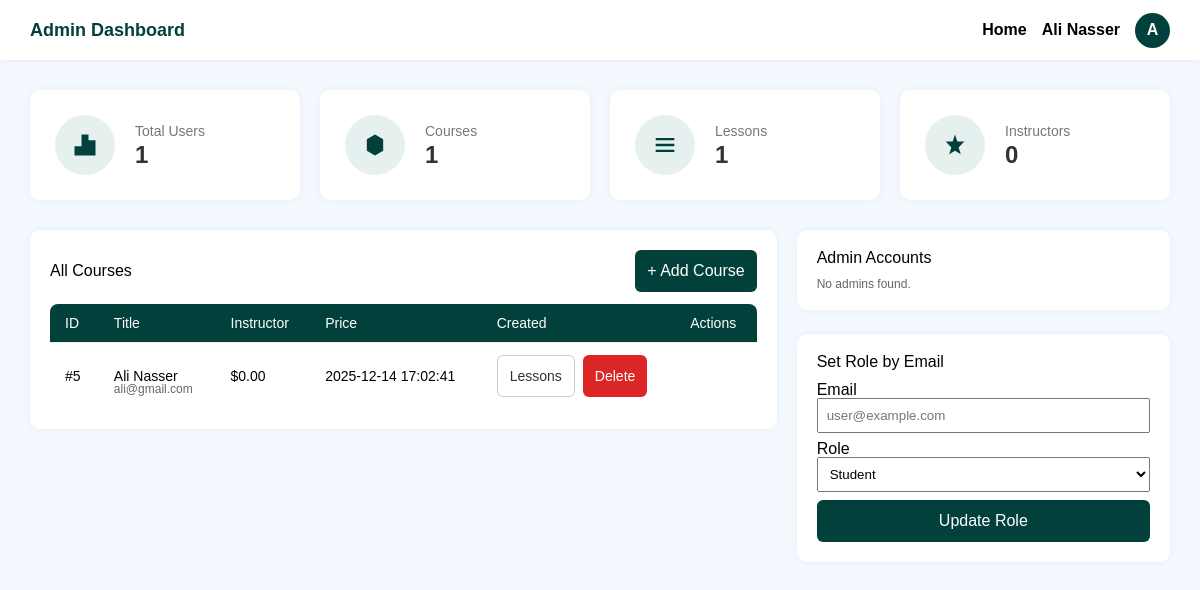
The app's page /admin/index.php (signed in) with its own data.
### tables this page shows
CREATE TABLE `courses` (
  `id` int(10) UNSIGNED NOT NULL,
  `instructor_id` int(10) UNSIGNED NOT NULL,
  `title` varchar(200) NOT NULL,
  `description` text NOT NULL,
  `thumbnail_url` varchar(500) DEFAULT NULL,
  `language` varchar(40) DEFAULT 'en',
  `level` enum('beginner','intermediate','advanced') DEFAULT 'beginner',
  `price` decimal(10,2) NOT NULL DEFAULT 0.00,
  `status` tinyint(1) NOT NULL DEFAULT 1,
  `created_at` timestamp NOT NULL DEFAULT current_timestamp(),
  `updated_at` timestamp NULL DEFAULT current_timestamp()
);

CREATE TABLE `users` (
  `id` int(10) UNSIGNED NOT NULL,
  `fname` varchar(50) NOT NULL,
  `lname` varchar(50) NOT NULL,
  `email` varchar(120) NOT NULL,
  `password` varchar(255) NOT NULL,
  `avatar` varchar(255) DEFAULT NULL,
  `role_id` tinyint(3) UNSIGNED NOT NULL,
  `joined_at` datetime NOT NULL DEFAULT current_timestamp()
);

### admin/index.php (the view, shortened to what this page needs)
<?php
require '../conn.php';
$stats = ['users' => 0, 'courses' => 0, 'lessons' => 0, 'instructors' => 0];
$q = $conn->query("SELECT COUNT(*) c FROM users");
$stats['users'] = (int) $q->fetch_assoc()['c'];
$q = $conn->query("SELECT COUNT(*) c FROM courses");
$stats['courses'] = (int) $q->fetch_assoc()['c'];
$q = $conn->query("SELECT COUNT(*) c FROM lessons");
$stats['lessons'] = (int) $q->fetch_assoc()['c'];
$q = $conn->query("SELECT COUNT(*) c FROM users WHERE role_id = 2");
$stats['instructors'] = (int) $q->fetch_assoc()['c'];
$courses = [];
$stmt = $conn->prepare(
    "SELECT c.id, c.title, c.price, c.created_at, u.fname, u.lname, u.email FROM courses c JOIN users u ON u.id = c.instructor_id ORDER BY c.created_at DESC"
);
$stmt->execute();
$res = $stmt->get_result();
while ($row = $res->fetch_assoc()) {
    array_push($courses, $row);
}
$admins = [];
?>
<!DOCTYPE html>
<html lang="en">
<head>
    <link rel="stylesheet" href="../assets/css/reset.css">
    <link rel="stylesheet" href="../assets/css/main.css">
    <link rel="stylesheet" href="../assets/css/admin.css">
</head>
<body>
    <div class="admin-wrapper">
        <main class="main-content">
            <div class="top-bar">
                <div class="page-name">
                    <h3>Admin Dashboard</h3>
                </div>
                <div class="user-profile">
                    <a href="../" class="nav-link">Home</a>
                    <span><?= htmlspecialchars($_SESSION['fullname'] ?? 'Admin') ?></span>
                    <div class="avatar">A</div>
                </div>
            </div>
            <div class="dashboard-content">
                <div class="stats-grid">
                    <div class="stat-card">
                        <div class="stat-icon"><svg class="stat-svg" viewBox="0 0 24 24">
                                <path fill="currentColor" d="M3 13h6v8H3zM9 3h6v18H9zM15 8h6v13h-6z" />
                            </svg></div>
                        <div class="stat-info">
                            <h3>Total Users</h3>
                            <div class="number"><?= (int) $stats['users'] ?></div>
                        </div>
                    </div>
                    <div class="stat-card">
                        <div class="stat-icon"><svg class="stat-svg" viewBox="0 0 24 24">
                                <path fill="currentColor" d="M12 3l7 4v10l-7 4l-7-4V7z" />
                            </svg></div>
                        <div class="stat-info">
                            <h3>Courses</h3>
                            <div class="number"><?= (int) $stats['courses'] ?></div>
                        </div>
                    </div>
                    <div class="stat-card">
                        <div class="stat-icon"><svg class="stat-svg" viewBox="0 0 24 24">
                                <path fill="currentColor" d="M4 6h16v2H4zm0 5h16v2H4zm0 5h16v2H4z" />
                            </svg></div>
                        <div class="stat-info">
                            <h3>Lessons</h3>
                            <div class="number"><?= (int) $stats['lessons'] ?></div>
                        </div>
                    </div>
                    <div class="stat-card">
                        <div class="stat-icon"><svg class="stat-svg" viewBox="0 0 24 24">
                                <path fill="currentColor" d="M12 17l-5 3l1.9-5.9L4 9h6l2-6l2 6h6l-4.9 5.1L17 20z" />
                            </svg></div>
                        <div class="stat-info">
                            <h3>Instructors</h3>
                            <div class="number"><?= (int) $stats['instructors'] ?></div>
                        </div>
                    </div>
                </div>
                <div class="flex">
                    <div class="w-66">
                        <div class="section">
                            <div style="display:flex;justify-content:space-between;align-items:center;margin-bottom:12px;">
                                <h3>All Courses</h3>
                                <button class="btn" style="background:#02413b;color:#fff;" id="show-add-course-btn">+ Add Course</button>
                            </div>
                            <div class="recent-orders">
                                <table>
                                    <thead>
                                        <tr>
                                            <th>ID</th>
                                            <th>Title</th>
                                            <th>Instructor</th>
                                            <th>Price</th>
                                            <th>Created</th>
                                            <th>Actions</th>
                                        </tr>
                                    </thead>
                                    <tbody id="courses-table-body">
                                        <?php foreach ($courses as $c): ?>
                                            <tr data-course-id="<?= (int) $c['id'] ?>">
                                                <td>#<?= (int) $c['id'] ?></td>
                                                <td><?= htmlspecialchars($c['fname'] . ' ' . $c['lname']) ?>
                                                    <div class="muted"><?= htmlspecialchars($c['email']) ?></div>
                                                </td>
                                                <td>$<?= number_format((float) $c['price'], 2) ?></td>
                                                <td><?= htmlspecialchars($c['created_at']) ?></td>
                                                <td class="table-actions">
                                                    <button class="btn btn-outline toggle-lessons">Lessons</button>
                                                    <button class="btn btn-danger delete-course">Delete</button>
                                                </td>
                                            </tr>
                                        <?php endforeach; ?>
                                    </tbody>
                                </table>
                            </div>
                        </div>
                    </div>
                    <div class="w-33">
                        <div class="section">
                            <h3 style="margin-bottom:12px;">Admin Accounts</h3>
                            <div id="admins-list">
                                <?php if (!$admins): ?>
                                    <div class="muted">No admins found.</div>
                                <?php endif; ?>
                            </div>
                        </div>
                        <div class="section">
                            <h3 style="margin-bottom:12px;">Set Role by Email</h3>
                            <form class="role-form" id="role-form" method="post" action="index.php">
                                <label>Email</label>
                                <input type="email" name="email" placeholder="user@example.com" required />
                                <label>Role</label>
                                <select name="role_id" required>
                                    <option value="1">Student</option>
                                </select>
                                <button type="submit" class="btn" style="background:#02413b;color:#fff;width:100%;">Update Role</button>
                            </form>
                        </div>
                    </div>
                </div>
            </div>
        </main>
    </div>
</body>
</html>

### assets/css/main.css (style rules this page uses)
:root { --primary: rgb(154, 1, 118); }
body { padding-top: 80px; display: flex; flex-direction: column; min-height: 100vh; }

### assets/css/admin.css (style rules this page uses)
:root { --primary: #02413b; --primary-dark: #012e2b; --light-bg: #f4f8ff; --text-color: #333; --border-color: #eee; --sidebar-width: 70px; --sidebar-expanded: 240px; }
body { padding-top: 0 !important; background-color: var(--light-bg); overflow-x: hidden; font-family: sans-serif; }
.admin-wrapper { display: flex; min-height: 100vh; }
.main-content { flex: 1; transition: 0.3s; display: flex; flex-direction: column; }
.top-bar { background: white; height: 60px; padding: 0 30px; display: flex; justify-content: space-between; align-items: center; box-shadow: 0 2px 5px rgba(0, 0, 0, 0.05); }
.page-name h3 { color: var(--primary); font-size: 18px; font-weight: bold; }
.user-profile { display: flex; align-items: center; gap: 15px; font-weight: bold; }
.avatar { width: 35px; height: 35px; background-color: var(--primary); color: white; border-radius: 50%; display: flex; justify-content: center; align-items: center; font-size: 16px; }
.dashboard-content { padding: 30px; animation: fadeIn 0.6s ease-out forwards; opacity: 0; }
.stats-grid { display: grid; grid-template-columns: repeat(auto-fit, minmax(200px, 1fr)); gap: 20px; margin-bottom: 30px; }
.stat-card { background: white; padding: 25px; border-radius: 10px; box-shadow: 0 0 10px rgba(0, 0, 0, 0.05); display: flex; align-items: center; gap: 20px; }
.stat-icon { width: 60px; height: 60px; background-color: #e6f0ef; color: var(--primary); border-radius: 50%; display: flex; justify-content: center; align-items: center; flex-shrink: 0; }
.stat-svg { width: 28px; height: 28px; }
.stat-info h3 { font-size: 14px; color: #777; margin-bottom: 5px; }
.stat-info .number { font-size: 24px; font-weight: bold; color: #333; }
.btn { border: none; border-radius: 6px; cursor: pointer; font-weight: 500; transition: 0.2s; padding: 10px 16px; display: inline-block; text-align: center; height: 42px; box-sizing: border-box; line-height: 22px; text-decoration: none !important; }
.btn-outline { background: white; border: 1px solid #ccc; color: #333; }
.btn-danger { background-color: #dc2626; color: white; }
table { width: 100%; border-radius: 8px; overflow: hidden; border-collapse: collapse; }
thead { background-color: var(--primary); color: white; }
th, td { padding: 12px 15px; text-align: left; border: none; font-size: 14px; }
th { border-bottom: none; border-bottom: 1px solid var(--border-color); }
.table-actions { display: flex; gap: 6px; }

### admin/index.php (style rules this page uses)
body { padding-top: 0 !important; }
.section { background: #fff; padding: 20px; border-radius: 10px; box-shadow: 0 0 10px rgba(0, 0, 0, 0.05); margin-bottom: 24px; }
.flex { display: flex; gap: 20px; }
.w-66 { flex: 2; }
.w-33 { flex: 1; }
.btn { padding: 8px 12px; border: none; border-radius: 6px; cursor: pointer; }
.btn-danger { background: #dc2626; color: #fff; }
.btn-outline { background: #fff; border: 1px solid #ccc; }
.role-form input, .role-form select { padding: 8px; width: 100%; margin-bottom: 8px; }
.muted { color: #666; font-size: 12px; }
.table-actions { display: flex; gap: 8px; }

### records on screen
courses: id "5", instructor.lname "Ali Nasser", instructor.email "ali@gmail.com", price "0.00", created_at "2025-12-14 17:02:41"

### other values on screen
$_SESSION['fullname'] "Ali Nasser"
$stats['users'] "1"
$stats['courses'] "1"
$stats['lessons'] "1"
$stats['instructors'] "0"
